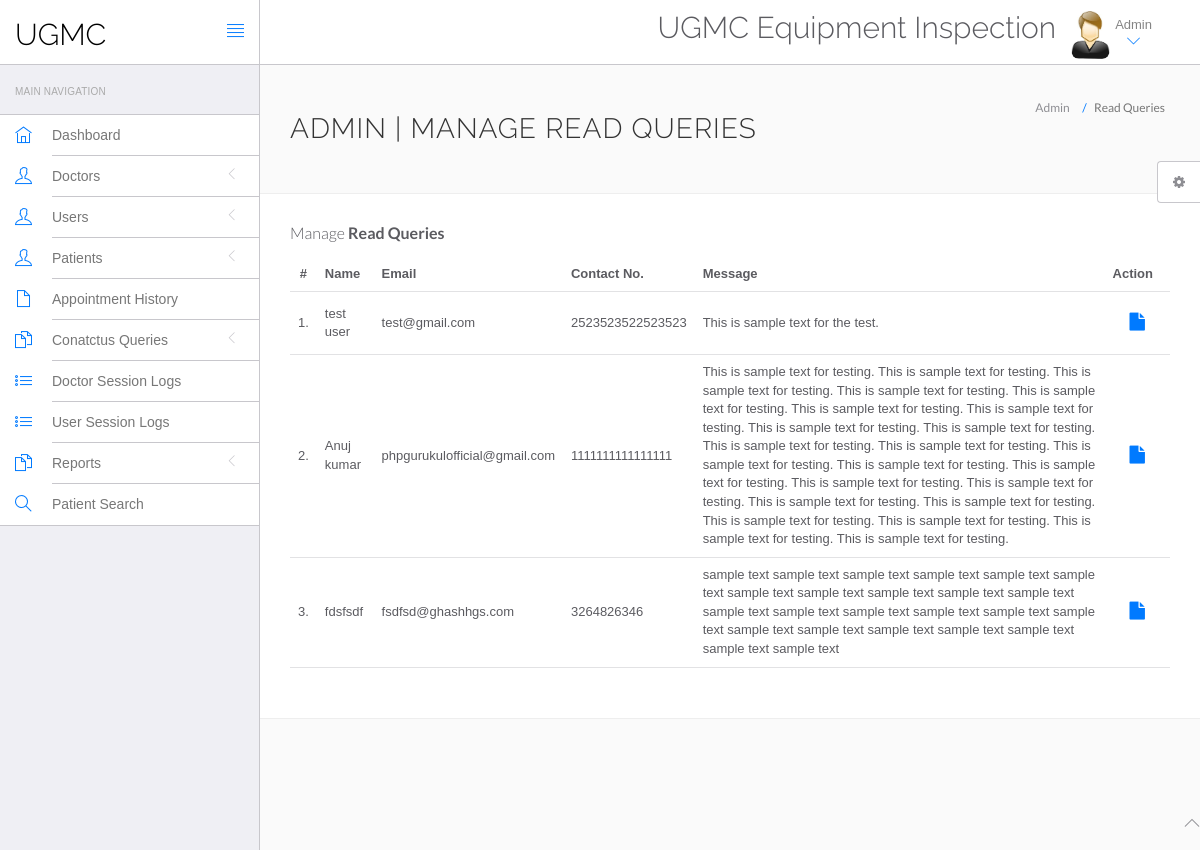
The app's page /hms/admin/read-query.php (signed in) with its own data.
### tables this page shows
CREATE TABLE `tblcontactus` (
  `id` int(11) NOT NULL,
  `fullname` varchar(255) DEFAULT NULL,
  `email` varchar(255) DEFAULT NULL,
  `contactno` bigint(12) DEFAULT NULL,
  `message` mediumtext DEFAULT NULL,
  `PostingDate` timestamp NULL DEFAULT current_timestamp(),
  `AdminRemark` mediumtext DEFAULT NULL,
  `LastupdationDate` timestamp NULL DEFAULT NULL ON UPDATE current_timestamp(),
  `IsRead` int(11) DEFAULT NULL
);

### hms/admin/read-query.php (the view, shortened to what this page needs)
<?php
include('include/config.php');
?>
<!DOCTYPE html>
<html lang="en">
	<head>
		<link rel="stylesheet" href="vendor/bootstrap/css/bootstrap.min.css">
		<link rel="stylesheet" href="vendor/fontawesome/css/font-awesome.min.css">
		<link rel="stylesheet" href="vendor/themify-icons/themify-icons.min.css">
		<link href="vendor/animate.css/animate.min.css" rel="stylesheet" media="screen">
		<link href="vendor/perfect-scrollbar/perfect-scrollbar.min.css" rel="stylesheet" media="screen">
		<link href="vendor/switchery/switchery.min.css" rel="stylesheet" media="screen">
		<link href="vendor/bootstrap-touchspin/jquery.bootstrap-touchspin.min.css" rel="stylesheet" media="screen">
		<link href="vendor/select2/select2.min.css" rel="stylesheet" media="screen">
		<link href="vendor/bootstrap-datepicker/bootstrap-datepicker3.standalone.min.css" rel="stylesheet" media="screen">
		<link href="vendor/bootstrap-timepicker/bootstrap-timepicker.min.css" rel="stylesheet" media="screen">
		<link rel="stylesheet" href="assets/css/styles.css">
		<link rel="stylesheet" href="assets/css/plugins.css">
		<link rel="stylesheet" href="assets/css/themes/theme-1.css" id="skin_color" />
	</head>
	<body>
		<div id="app">
<?php include('include/sidebar.php');?>
			<div class="app-content">
						<?php include('include/header.php');?>
				<div class="main-content" >
					<div class="wrap-content container" id="container">
						<section id="page-title">
							<div class="row">
								<div class="col-sm-8">
									<h1 class="mainTitle">Admin | Manage Read Queries</h1>
																	</div>
								<ol class="breadcrumb">
									<li>
										<span>Admin</span>
									</li>
									<li class="active">
										<span>Read Queries</span>
									</li>
								</ol>
							</div>
						</section>
						<div class="container-fluid container-fullw bg-white">
									<div class="row">
								<div class="col-md-12">
									<h5 class="over-title margin-bottom-15">Manage <span class="text-bold">Read Queries</span></h5>
									<table class="table table-hover" id="sample-table-1">
										<thead>
											<tr>
												<th class="center">#</th>
												<th>Name</th>
												<th class="hidden-xs">Email</th>
												<th>Contact No. </th>
												<th>Message </th>
												<th>Action</th>
											</tr>
										</thead>
										<tbody>
<?php
$sql=mysqli_query($con,"select * from tblcontactus where IsRead is not null");
$cnt=1;
while($row=mysqli_fetch_array($sql))
{
?>
											<tr>
												<td class="center"><?php echo $cnt;?>.</td>
												<td class="hidden-xs"><?php echo $row['fullname'];?></td>
												<td><?php echo $row['email'];?></td>
												<td><?php echo $row['contactno'];?></td>
												<td><?php echo $row['message'];?></td>
												<td >
												<div class="visible-md visible-lg hidden-sm hidden-xs">
							<a href="query-details.php?id=<?php echo $row['id'];?>" class="btn btn-transparent btn-lg" title="View Details"><i class="fa fa-file"></i></a>
												</div>
												</td>
											</tr>
											<?php
$cnt=$cnt+1;
											 }?>
										</tbody>
									</table>
								</div>
							</div>
								</div>
							</div>
						</div>
					</div>
				</div>
	<?php include('include/footer.php');?>
	<?php include('include/setting.php');?>
	</body>
</html>

### hms/admin/assets/css/themes/theme-1.css (style rules this page uses)
body { background: #FAFAFA; }

### records on screen
tblcontactus: fullname "test user", email "test@gmail.com", contactno "2523523522523523", message "This is sample text for the test."
tblcontactus: fullname "Anuj kumar", email "phpgurukulofficial@gmail.com", contactno "1111111111111111", message "This is sample text for testing. This is sample text for testing. This is sample text for testing. This is sample text for testing. This is sample text for testing. This is sample text for testing. This is sample text for testing. This is sample text for testing. This is sample text for testing. This is sample text for testing. This is sample text for testing. This is sample text for testing. This is sample text for testing. This is sample text for testing. This is sample text for testing. This is sample text for testing. This is sample text for testing. This is sample text for testing. This is sample text for testing. This is sample text for testing. This is sample text for testing. This…"
tblcontactus: fullname "fdsfsdf", email "fsdfsd@ghashhgs.com", contactno "3264826346", message "sample text sample text sample text sample text sample text sample text sample text sample text sample text sample text sample text sample text sample text sample text sample text sample text sample text sample text sample text sample text sample text sample text sample text sample text"
